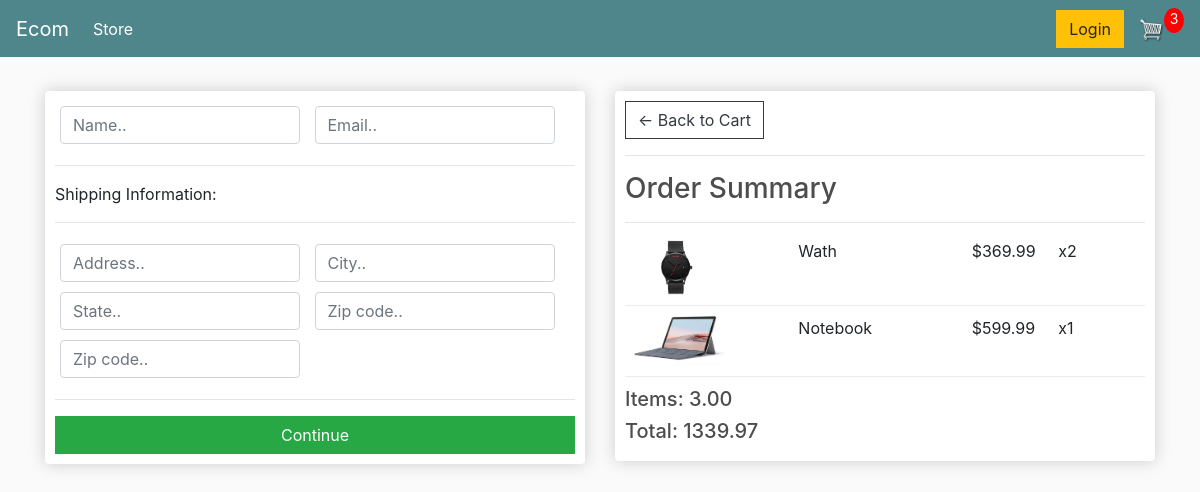
Before: /checkout/ (signed in) with the older database file.
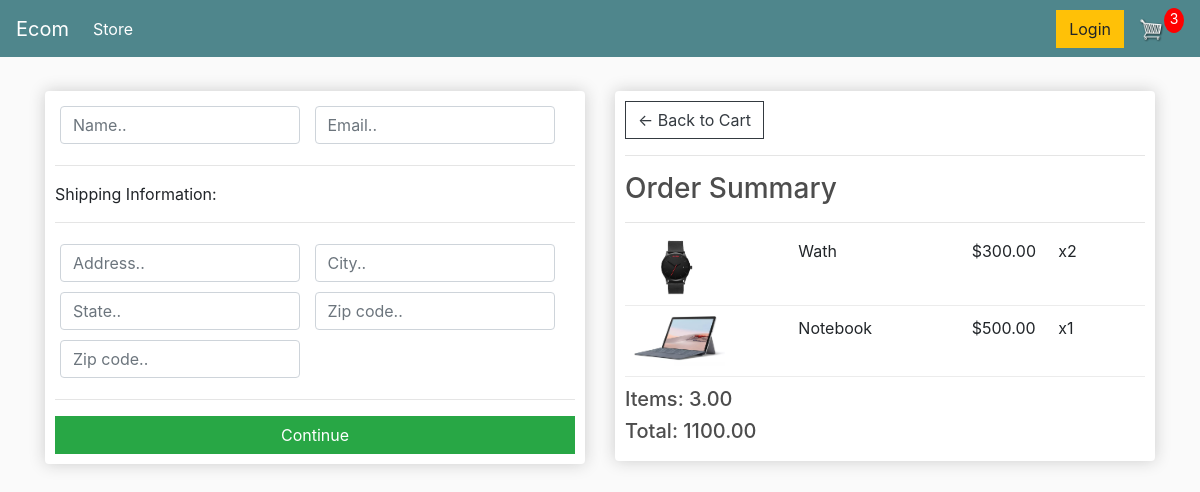
After: the same page with the newer database file.
### store/models.py (models this page shows, shortened)
class OrderItem(models.Model):
    product = models.ForeignKey(Product, on_delete=models.SET_NULL, null=True)
    order = models.ForeignKey(Order, on_delete=models.SET_NULL, null=True)
    quantity = models.IntegerField(default=0, null=True, blank=True)
    date_added = models.DateTimeField(auto_now_add=True)
    @property
    def get_total(self):
        total = self.product.price * self.quantity
        return total

class Product(models.Model):
    name = models.CharField(max_length=200)
    price = models.FloatField()
    digital = models.BooleanField(default=False, null=True, blank=True)
    image = models.ImageField(null=True, blank=True)
    @property
    def imageURL(self):
        try:
            url = self.image.url
        except:
            url = ''
        return url

class Order(models.Model):
    customer = models.ForeignKey(Customer, on_delete=models.SET_NULL, null=True, blank=True)
    date_ordered = models.DateTimeField(auto_now_add=True)
    complete = models.BooleanField(default=False)
    transaction_id = models.CharField(max_length=100, null=True)
    @property
    def shipping(self):
        shipping = False
        orderitems = self.orderitem_set.all()
        for i in orderitems:
            if i.product.digital == False:
                shipping = True
        return shipping
    @property
    def get_cart_total(self):
        orderitems = self.orderitem_set.all()
        total = sum([item.get_total for item in orderitems])
        return total
    @property
    def get_cart_items(self):
        orderitems = self.orderitem_set.all()
        total = sum([item.quantity for item in orderitems])
        return total

### store/views.py (the view)
# urls.py: path('checkout/', views.checkout, name="checkout"),
def checkout(request):
    if request.user.is_authenticated:
        customer = request.user.customer
        order, created = Order.objects.get_or_create(customer=customer, complete=False)
        items = order.orderitem_set.all()
        cartItems = order.get_cart_items
    else:
        items = []
        order = {'get_cart_total': 0, 'get_cart_items': 0, 'shipping': False}
        cartItems = order['get_cart_items']
    context = {'items': items, 'order': order, 'cartItems': cartItems}
    return render(request, 'store/checkout.html', context)

### store/templates/store/checkout.html (shortened to what this page needs)
{% extends 'store/main.html' %}
{% load static %}
{% block content %}
<div class="row">
	<div class="col-lg-6">
		<div class="box-element" id="form-wrapper">
			<form id="form">
				<div id="user-info">
					<div class="form-field">
						<input required class="form-control" type="text" name="name" placeholder="Name..">
					</div>
					<div class="form-field">
						<input required class="form-control" type="email" name="email" placeholder="Email..">
					</div>
				</div>
				<div id="shipping-info">
					<hr>
					<p>Shipping Information:</p>
					<hr>
					<div class="form-field">
						<input class="form-control" type="text" name="address" placeholder="Address..">
					</div>
					<div class="form-field">
						<input class="form-control" type="text" name="city" placeholder="City..">
					</div>
					<div class="form-field">
						<input class="form-control" type="text" name="state" placeholder="State..">
					</div>
					<div class="form-field">
						<input class="form-control" type="text" name="zipcode" placeholder="Zip code..">
					</div>
					<div class="form-field">
						<input class="form-control" type="text" name="country" placeholder="Zip code..">
					</div>
				</div>
				<hr>
				<input id="form-button" class="btn btn-success btn-block" type="submit" value="Continue">
			</form>
		</div>
	</div>
	<br>
	<div class="col-lg-6">
		<div class="box-element">
			<a class="btn btn-outline-dark" href="{% url 'cart' %}">&#x2190; Back to Cart</a>
			<hr>
			<h3>Order Summary</h3>
			<hr>
			{% for item in items %}
			<div class="cart-row">
				<div style="flex:2"><img class="row-image" src="{{item.product.imageURL}}"></div>
				<div style="flex:2"><p>{{item.product.name}}</p></div>
				<div style="flex:1"><p>${{item.product.price|floatformat:2}}</p></div>
				<div style="flex:1"><p>x{{item.quantity}}</p></div>
			</div>
			{% endfor %}
			<h5>Items: {{order.get_cart_items|floatformat:2}}</h5>
			<h5>Total: {{order.get_cart_total|floatformat:2}}</h5>
		</div>
	</div>
</div>
{% endblock content %}

Changed rows visible on the page:
changed through a linked row, OrderItem "Wath": product.price "369.99" → "300.00"
changed through a linked row, OrderItem "Notebook": product.price "599.99" → "500.00"
changed through a linked row, Order: get_cart_total "1339.97" → "1100.00"
